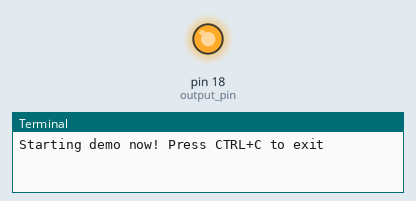
Simulated run of this program. Board: Raspberry Pi (header pin numbers). Parts: output pins drawn as LEDs (lit = HIGH), the last lines printed to the terminal. Dashed ring = blinking.

Above: at 1.0 s.
At 2.5 s:
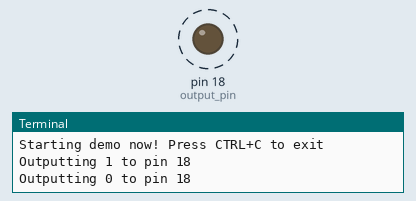
Timing chart, 0 to 4.6 s (numbered marks = the images above):
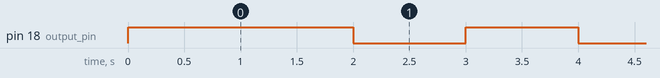

The program:

simple_out.py
```python
#!/usr/bin/env python

# Copyright (c) 2019, NVIDIA CORPORATION. All rights reserved.
# Permission is hereby granted, free of charge, to any person obtaining a
# copy of this software and associated documentation files (the "Software"),
# to deal in the Software without restriction, including without limitation
# the rights to use, copy, modify, merge, publish, distribute, sublicense,
# and/or sell copies of the Software, and to permit persons to whom the
# Software is furnished to do so, subject to the following conditions:
#
# The above copyright notice and this permission notice shall be included in
# all copies or substantial portions of the Software.
#
# THE SOFTWARE IS PROVIDED "AS IS", WITHOUT WARRANTY OF ANY KIND, EXPRESS OR
# IMPLIED, INCLUDING BUT NOT LIMITED TO THE WARRANTIES OF MERCHANTABILITY,
# FITNESS FOR A PARTICULAR PURPOSE AND NONINFRINGEMENT.  IN NO EVENT SHALL
# THE AUTHORS OR COPYRIGHT HOLDERS BE LIABLE FOR ANY CLAIM, DAMAGES OR OTHER
# LIABILITY, WHETHER IN AN ACTION OF CONTRACT, TORT OR OTHERWISE, ARISING
# FROM, OUT OF OR IN CONNECTION WITH THE SOFTWARE OR THE USE OR OTHER
# DEALINGS IN THE SOFTWARE.

import RPi.GPIO as GPIO
import time

# Pin Definitions
output_pin = 18  # BOARD pin 12, BCM pin 18

def main():
    # Pin Setup:
    # Board pin-numbering scheme
    GPIO.setmode(GPIO.BOARD)
    # set pin as an output pin with optional initial state of HIGH
    GPIO.setup(output_pin, GPIO.OUT, initial=GPIO.HIGH)

    print("Starting demo now! Press CTRL+C to exit")
    curr_value = GPIO.HIGH
    try:
        while True:
            time.sleep(1)
            # Toggle the output every second
            print("Outputting {} to pin {}".format(curr_value, output_pin))
            GPIO.output(output_pin, curr_value)
            curr_value ^= GPIO.HIGH
    finally:
        GPIO.cleanup()

if __name__ == '__main__':
    main()
```

Measured:
- by itself, pin 18 (output_pin): alternates HIGH for 1.0 s and LOW for 1.0 s
